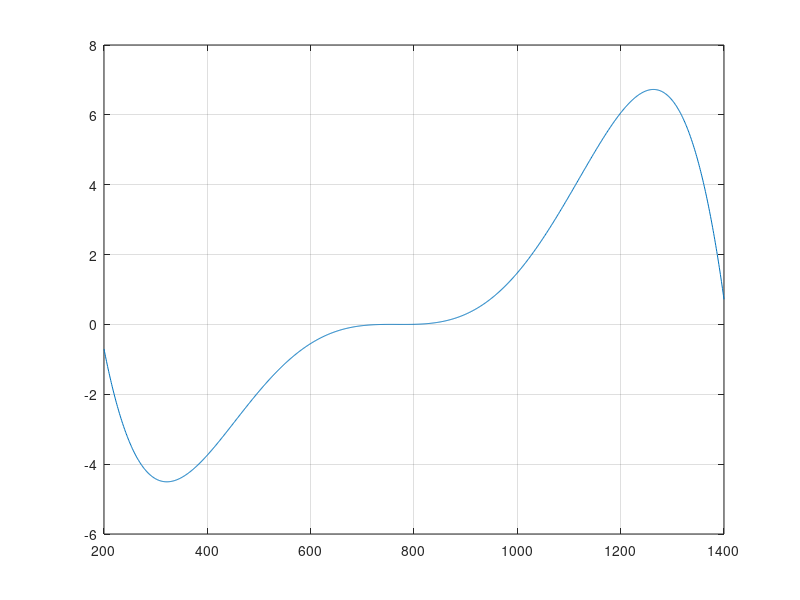

Write MATLAB code to recreate this figure.
x0=820;
c0=0.617;
c1=1*10^(-5);
c2=4*10^(-7);
c3=-1.8*10^(-12);


X=200:1400;

%alp=c0*(X-x0)+0.5*c1*(X-x0).^2+(1/3)*c2*-(X-x0).^3+(1/5)*c3*-(X-x0).^5
alp=0.5*c1*(X-x0).^2+(1/3)*c2*-(X-x0).^3+(1/5)*c3*-(X-x0).^5

plot(X, fliplr(alp))
grid on